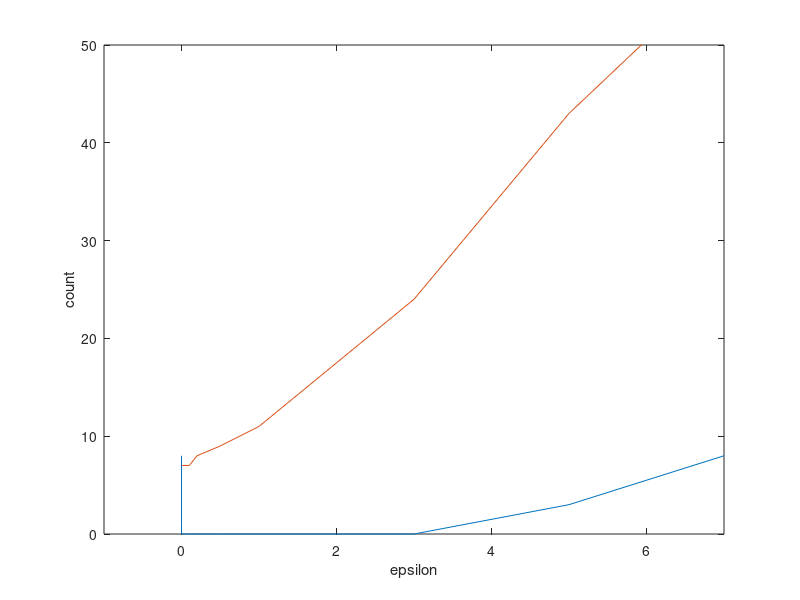

MATLAB code for this plot:
close all;
% -b=2 -l=4
epsilon = [7 5 3 1 0.5 0.2 0.1 0.005 0.0005 0.00000000001 0]
falseRej = [8 3 0 0 0 0 0 0 0  1 8]
falseAcc = [58 43 24 11 9 8 7 7 7 7 7]
plot(epsilon,falseRej)
hold on;
plot(epsilon,falseAcc)
xlabel('epsilon');
ylabel('count');
axis([-1 7 0 50]);